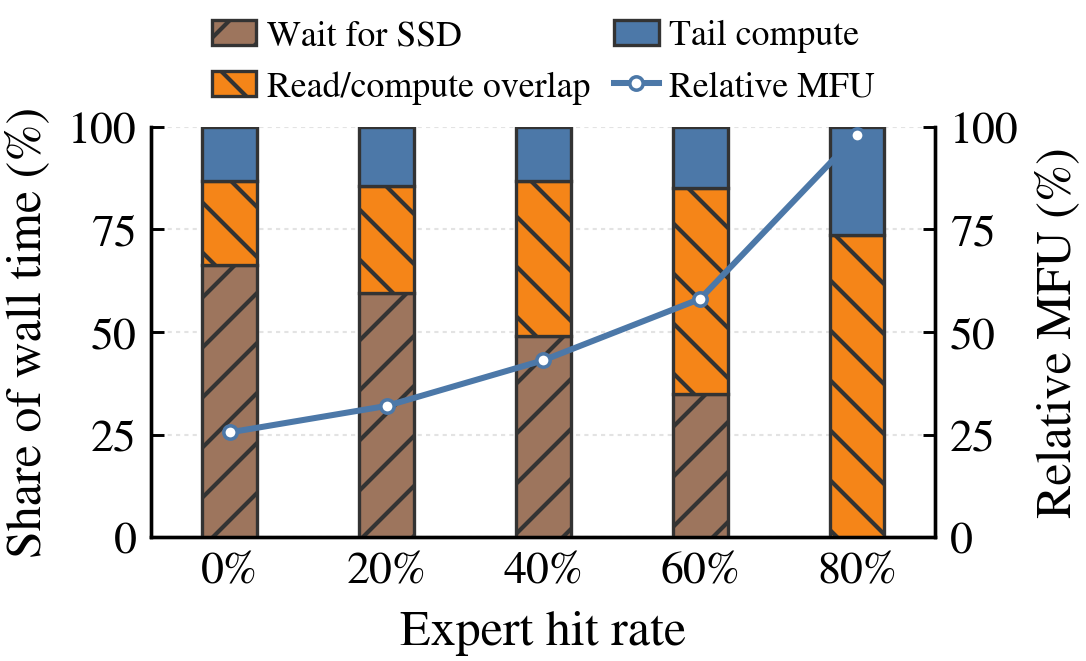

Recreate this plot in Python.
#!/usr/bin/env python3
from __future__ import annotations

import argparse
import csv
import json
import mmap
import os
import shutil
import statistics
import subprocess
import sys
import time
from concurrent.futures import ThreadPoolExecutor
from dataclasses import dataclass
from pathlib import Path
from queue import Queue
from threading import Event
from typing import Iterable

os.environ["CUDA_VISIBLE_DEVICES"] = ""

REPO_ROOT = Path(__file__).resolve().parents[3]
sys.path.insert(0, str(REPO_ROOT))

import torch
import torch.nn as nn
import torch.nn.functional as F

from subexp.pagedmoe_ktensor_lite_io import (
    TENSORS_PER_EXPERT,
    layer_bitplanes_path,
    layer_codebooks_path,
    load_manifest,
    load_qwen35_expert_weights,
)


DEFAULT_STORAGE_ROOT = Path("/mnt/test/qwen35_397b_runtime_full_rust_fixed")
DEFAULT_MODEL_ROOT = Path("/mnt/data/Qwen3.5-397B-A17B")
DEFAULT_PACK_ROOT = Path("/mnt/test/qwen35_397b_10expert_int_pack")


@dataclass
class DenseExpert:
    expert_id: int
    gate: torch.Tensor
    up: torch.Tensor
    down: torch.Tensor


@dataclass
class W8A16Expert:
    expert_id: int
    gate: nn.Linear
    up: nn.Linear
    down: nn.Linear


@dataclass
class ReadResult:
    expert_id: int
    start_ns: int
    end_ns: int
    codebook_start_ns: int
    codebook_end_ns: int
    bitplane_start_ns: int
    bitplane_end_ns: int
    bytes_read: int


@dataclass
class CompactReadResult:
    expert_ids: tuple[int, ...]
    start_ns: int
    end_ns: int
    bytes_read: int
    offset: int
    length: int


def ns() -> int:
    return time.perf_counter_ns()


def ms(delta_ns: int) -> float:
    return delta_ns / 1_000_000.0


def median(values: list[float]) -> float:
    return statistics.median(values) if values else 0.0


def cpulist_to_set(text: str) -> set[int]:
    cpus: set[int] = set()
    for part in text.strip().split(","):
        if not part:
            continue
        if "-" in part:
            lo, hi = part.split("-", 1)
            cpus.update(range(int(lo), int(hi) + 1))
        else:
            cpus.add(int(part))
    return cpus


def bind_numa_node(node: int | None) -> int | None:
    if node is None:
        return None
    cpulist = Path(f"/sys/devices/system/node/node{node}/cpulist")
    if not cpulist.exists():
        raise SystemExit(f"NUMA node {node} does not exist: {cpulist}")
    cpus = cpulist_to_set(cpulist.read_text())
    os.sched_setaffinity(0, cpus)
    return len(cpus)


def drop_fd_cache(fd: int, offset: int, length: int) -> None:
    if not hasattr(os, "posix_fadvise") or not hasattr(os, "POSIX_FADV_DONTNEED"):
        return
    try:
        os.posix_fadvise(fd, offset, length, os.POSIX_FADV_DONTNEED)
    except OSError:
        pass


def merge_intervals(intervals: Iterable[tuple[int, int]]) -> list[tuple[int, int]]:
    ordered = sorted((s, e) for s, e in intervals if e > s)
    if not ordered:
        return []
    merged = [ordered[0]]
    for start, end in ordered[1:]:
        last_start, last_end = merged[-1]
        if start <= last_end:
            merged[-1] = (last_start, max(last_end, end))
        else:
            merged.append((start, end))
    return merged


def interval_duration(intervals: Iterable[tuple[int, int]]) -> int:
    return sum(e - s for s, e in merge_intervals(intervals))


def interval_overlap(a: Iterable[tuple[int, int]], b: Iterable[tuple[int, int]]) -> int:
    aa = merge_intervals(a)
    bb = merge_intervals(b)
    i = j = total = 0
    while i < len(aa) and j < len(bb):
        start = max(aa[i][0], bb[j][0])
        end = min(aa[i][1], bb[j][1])
        if end > start:
            total += end - start
        if aa[i][1] < bb[j][1]:
            i += 1
        else:
            j += 1
    return total


class Int4RuntimeReader:
    def __init__(self, storage_root: Path, layer_index: int, precision_bits: int):
        self.storage_root = storage_root
        self.layer_index = layer_index
        self.manifest = load_manifest(storage_root)
        if self.manifest.bitplane_shard_count != 1:
            raise SystemExit("this benchmark currently expects unsharded bitplanes")
        if precision_bits < 1 or precision_bits > self.manifest.max_logk:
            raise SystemExit(f"invalid precision_bits={precision_bits}")
        self.precision_bits = precision_bits
        self.codebook_path = layer_codebooks_path(storage_root, layer_index)
        self.bitplane_path = layer_bitplanes_path(storage_root, self.manifest, layer_index, 0)
        self.codebook_fd = os.open(self.codebook_path, os.O_RDONLY)
        self.bitplane_fd = os.open(self.bitplane_path, os.O_RDONLY)
        self.codebook_per_expert = (
            TENSORS_PER_EXPERT * self.manifest.num_blocks * self.manifest.codebook_bytes
        )
        self.bitplane_per_expert_plane = (
            TENSORS_PER_EXPERT * self.manifest.num_blocks * self.manifest.bitplane_bytes
        )
        self.bytes_per_expert = (
            self.codebook_per_expert
            + self.precision_bits * self.bitplane_per_expert_plane
        )

    def close(self) -> None:
        os.close(self.codebook_fd)
        os.close(self.bitplane_fd)

    def __enter__(self) -> "Int4RuntimeReader":
        return self

    def __exit__(self, *_: object) -> None:
        self.close()

    def read_expert_bytes(
        self,
        expert_id: int,
        drop_cache: bool,
    ) -> tuple[bytes, bytes, tuple[int, int, int, int, int, int]]:
        codebook_offset = expert_id * self.codebook_per_expert
        bitplane_offset = expert_id * self.manifest.max_logk * self.bitplane_per_expert_plane
        bitplane_len = self.precision_bits * self.bitplane_per_expert_plane

        if drop_cache:
            drop_fd_cache(self.codebook_fd, codebook_offset, self.codebook_per_expert)
            drop_fd_cache(self.bitplane_fd, bitplane_offset, bitplane_len)

        start = ns()
        codebook_start = ns()
        codebooks = os.pread(self.codebook_fd, self.codebook_per_expert, codebook_offset)
        codebook_end = ns()
        if len(codebooks) != self.codebook_per_expert:
            raise OSError(f"short codebook read: {len(codebooks)} bytes")

        bitplane_start = ns()
        bitplanes = os.pread(self.bitplane_fd, bitplane_len, bitplane_offset)
        bitplane_end = ns()
        if len(bitplanes) != bitplane_len:
            raise OSError(f"short bitplane read: {len(bitplanes)} bytes")
        end = ns()
        return codebooks, bitplanes, (start, codebook_start, codebook_end, bitplane_start, bitplane_end, end)

    def read_expert(self, expert_id: int, drop_cache: bool) -> ReadResult:
        codebooks, bitplanes, times = self.read_expert_bytes(expert_id, drop_cache)
        start, codebook_start, codebook_end, bitplane_start, bitplane_end, end = times
        return ReadResult(
            expert_id=expert_id,
            start_ns=start,
            end_ns=end,
            codebook_start_ns=codebook_start,
            codebook_end_ns=codebook_end,
            bitplane_start_ns=bitplane_start,
            bitplane_end_ns=bitplane_end,
            bytes_read=len(codebooks) + len(bitplanes),
        )


def expert_id_span_label(expert_ids: list[int]) -> str:
    if expert_ids == list(range(expert_ids[0], expert_ids[-1] + 1)):
        return f"{expert_ids[0]:03d}_{expert_ids[-1]:03d}"
    return "selected_" + "_".join(f"{value:03d}" for value in expert_ids)


def default_pack_file(layer_index: int, expert_ids: list[int], precision_bits: int) -> Path:
    name = (
        f"qwen35_397b_layer_{layer_index:03d}_experts_"
        f"{expert_id_span_label(expert_ids)}_int{precision_bits}.bin"
    )
    return DEFAULT_PACK_ROOT / name


def default_w8a16_pack_file(layer_index: int, expert_ids: list[int]) -> Path:
    name = (
        f"qwen35_397b_layer_{layer_index:03d}_experts_"
        f"{expert_id_span_label(expert_ids)}_w8a16.bin"
    )
    return DEFAULT_PACK_ROOT / name


def default_bf16_pack_file(layer_index: int, expert_ids: list[int]) -> Path:
    name = (
        f"qwen35_397b_layer_{layer_index:03d}_experts_"
        f"{expert_id_span_label(expert_ids)}_bf16.bin"
    )
    return DEFAULT_PACK_ROOT / name


def compact_ranges(indexes: list[int], per_expert_bytes: int) -> list[tuple[int, int]]:
    if not indexes:
        return []
    ordered = sorted(indexes)
    ranges: list[tuple[int, int]] = []
    start = prev = ordered[0]
    for index in ordered[1:]:
        if index == prev + 1:
            prev = index
            continue
        ranges.append((start * per_expert_bytes, (prev - start + 1) * per_expert_bytes))
        start = prev = index
    ranges.append((start * per_expert_bytes, (prev - start + 1) * per_expert_bytes))
    return ranges


def align_up(value: int, alignment: int) -> int:
    return ((value + alignment - 1) // alignment) * alignment


def ensure_compact_pack(
    source_reader: Int4RuntimeReader,
    pack_file: Path,
    layer_index: int,
    expert_ids: list[int],
    repack: bool,
) -> Path:
    metadata_file = pack_file.with_suffix(pack_file.suffix + ".json")
    expected = {
        "format": f"qwen35_397b_compact_expert_int{source_reader.precision_bits}_v1",
        "source_storage_root": str(source_reader.storage_root),
        "layer_index": layer_index,
        "expert_ids": expert_ids,
        "precision_bits": source_reader.precision_bits,
        "bytes_per_expert": source_reader.bytes_per_expert,
        "codebook_per_expert": source_reader.codebook_per_expert,
        "bitplane_per_expert_plane": source_reader.bitplane_per_expert_plane,
        "total_bytes": source_reader.bytes_per_expert * len(expert_ids),
    }
    if not repack and pack_file.exists() and metadata_file.exists():
        try:
            actual = json.loads(metadata_file.read_text())
        except json.JSONDecodeError:
            actual = {}
        if (
            actual == expected
            and pack_file.stat().st_size == expected["total_bytes"]
        ):
            return pack_file

    pack_file.parent.mkdir(parents=True, exist_ok=True)
    tmp = pack_file.with_suffix(pack_file.suffix + ".tmp")
    with tmp.open("wb", buffering=0) as f:
        for expert_id in expert_ids:
            codebooks, bitplanes, _ = source_reader.read_expert_bytes(
                expert_id,
                drop_cache=False,
            )
            f.write(codebooks)
            f.write(bitplanes)
    os.replace(tmp, pack_file)
    metadata_file.write_text(json.dumps(expected, indent=2) + "\n")
    return pack_file


def tensor_payload_bytes(tensor: torch.Tensor) -> bytes:
    payload = tensor.detach().cpu().contiguous()
    if payload.dtype == torch.bfloat16:
        return payload.view(torch.uint8).numpy().tobytes()
    return payload.numpy().tobytes()


def bf16_tensor_payload_bytes(tensor: torch.Tensor) -> int:
    if tensor.dtype != torch.bfloat16:
        raise SystemExit(f"expected BF16 tensor payload, got {tensor.dtype}")
    return tensor.numel() * tensor.element_size()


def bf16_expert_payload_bytes(expert: DenseExpert) -> int:
    return (
        bf16_tensor_payload_bytes(expert.gate)
        + bf16_tensor_payload_bytes(expert.up)
        + bf16_tensor_payload_bytes(expert.down)
    )


def write_bf16_tensor_payload(f, tensor: torch.Tensor) -> None:
    if tensor.dtype != torch.bfloat16:
        raise SystemExit(f"expected BF16 tensor payload, got {tensor.dtype}")
    f.write(tensor_payload_bytes(tensor))


def bf16_tensor_payload_metadata(tensor: torch.Tensor) -> dict[str, object]:
    if tensor.dtype != torch.bfloat16:
        raise SystemExit(f"expected BF16 tensor payload, got {tensor.dtype}")
    return {
        "shape": list(tensor.shape),
        "dtype": str(tensor.dtype),
        "bytes": tensor.numel() * tensor.element_size(),
    }


def ensure_bf16_pack(
    pack_file: Path,
    layer_index: int,
    expert_ids: list[int],
    experts: dict[int, DenseExpert],
    repack: bool,
) -> tuple[Path, int]:
    metadata_file = pack_file.with_suffix(pack_file.suffix + ".json")
    payload_bytes_per_expert = bf16_expert_payload_bytes(experts[expert_ids[0]])
    bytes_per_expert = align_up(
        payload_bytes_per_expert,
        CompactPackReader.direct_io_alignment,
    )
    padding_bytes_per_expert = bytes_per_expert - payload_bytes_per_expert
    sample = experts[expert_ids[0]]
    tensor_layout = {
        "gate": bf16_tensor_payload_metadata(sample.gate),
        "up": bf16_tensor_payload_metadata(sample.up),
        "down": bf16_tensor_payload_metadata(sample.down),
    }
    expected = {
        "format": "qwen35_397b_compact_expert_bf16_raw_v1",
        "layer_index": layer_index,
        "expert_ids": expert_ids,
        "weight_dtype": "bfloat16",
        "activation_dtype": "bfloat16",
        "bytes_per_expert": bytes_per_expert,
        "payload_bytes_per_expert": payload_bytes_per_expert,
        "padding_bytes_per_expert": padding_bytes_per_expert,
        "tensor_layout": tensor_layout,
        "total_bytes": bytes_per_expert * len(expert_ids),
    }
    if not repack and pack_file.exists() and metadata_file.exists():
        try:
            actual = json.loads(metadata_file.read_text())
        except json.JSONDecodeError:
            actual = {}
        if actual == expected and pack_file.stat().st_size == expected["total_bytes"]:
            return pack_file, bytes_per_expert

    pack_file.parent.mkdir(parents=True, exist_ok=True)
    tmp = pack_file.with_suffix(pack_file.suffix + ".tmp")
    with tmp.open("wb", buffering=0) as f:
        for expert_id in expert_ids:
            expert = experts[expert_id]
            start = f.tell()
            write_bf16_tensor_payload(f, expert.gate)
            write_bf16_tensor_payload(f, expert.up)
            write_bf16_tensor_payload(f, expert.down)
            written = f.tell() - start
            if written != payload_bytes_per_expert:
                raise SystemExit(
                    f"expert {expert_id} BF16 payload changed size: "
                    f"{written} != {payload_bytes_per_expert}"
                )
            if padding_bytes_per_expert:
                f.write(b"\0" * padding_bytes_per_expert)
    os.replace(tmp, pack_file)
    metadata_file.write_text(json.dumps(expected, indent=2) + "\n")
    return pack_file, bytes_per_expert


def w8a16_linear_payload_tensors(linear: nn.Linear) -> tuple[torch.Tensor, torch.Tensor, torch.Tensor]:
    weight = linear.weight
    tensor_impl = getattr(weight, "tensor_impl", None)
    if tensor_impl is None:
        raise SystemExit("expected torchao AffineQuantizedTensor weight with tensor_impl")
    data = getattr(tensor_impl, "data", None)
    scale = getattr(tensor_impl, "scale", None)
    zero_point = getattr(tensor_impl, "zero_point", None)
    if data is None or scale is None or zero_point is None:
        raise SystemExit("torchao W8A16 weight is missing data/scale/zero_point tensors")
    data = getattr(data, "int_data", data)
    if data.dtype != torch.int8:
        raise SystemExit(f"expected int8 weight payload, got {data.dtype}")
    return data, scale, zero_point


def w8a16_linear_payload_bytes(linear: nn.Linear) -> int:
    return sum(t.numel() * t.element_size() for t in w8a16_linear_payload_tensors(linear))


def w8a16_expert_payload_bytes(expert: W8A16Expert) -> int:
    return (
        w8a16_linear_payload_bytes(expert.gate)
        + w8a16_linear_payload_bytes(expert.up)
        + w8a16_linear_payload_bytes(expert.down)
    )


def write_w8a16_linear_payload(f, linear: nn.Linear) -> dict[str, object]:
    data, scale, zero_point = w8a16_linear_payload_tensors(linear)
    f.write(tensor_payload_bytes(data))
    f.write(tensor_payload_bytes(scale))
    f.write(tensor_payload_bytes(zero_point))
    return {
        "data_shape": list(data.shape),
        "data_dtype": str(data.dtype),
        "scale_shape": list(scale.shape),
        "scale_dtype": str(scale.dtype),
        "zero_point_shape": list(zero_point.shape),
        "zero_point_dtype": str(zero_point.dtype),
        "bytes": data.numel() * data.element_size()
        + scale.numel() * scale.element_size()
        + zero_point.numel() * zero_point.element_size(),
    }


def ensure_w8a16_pack(
    pack_file: Path,
    layer_index: int,
    expert_ids: list[int],
    experts: dict[int, W8A16Expert],
    repack: bool,
) -> tuple[Path, int]:
    metadata_file = pack_file.with_suffix(pack_file.suffix + ".json")
    payload_bytes_per_expert = w8a16_expert_payload_bytes(experts[expert_ids[0]])
    bytes_per_expert = align_up(
        payload_bytes_per_expert,
        CompactPackReader.direct_io_alignment,
    )
    padding_bytes_per_expert = bytes_per_expert - payload_bytes_per_expert
    linear_layout = {
        "gate": write_w8a16_linear_payload_metadata(experts[expert_ids[0]].gate),
        "up": write_w8a16_linear_payload_metadata(experts[expert_ids[0]].up),
        "down": write_w8a16_linear_payload_metadata(experts[expert_ids[0]].down),
    }
    expected = {
        "format": "qwen35_397b_compact_expert_w8a16_torchao_v1",
        "layer_index": layer_index,
        "expert_ids": expert_ids,
        "weight_dtype": "int8",
        "activation_dtype": "bfloat16",
        "torchao_config": "Int8WeightOnlyConfig",
        "bytes_per_expert": bytes_per_expert,
        "payload_bytes_per_expert": payload_bytes_per_expert,
        "padding_bytes_per_expert": padding_bytes_per_expert,
        "linear_layout": linear_layout,
        "total_bytes": bytes_per_expert * len(expert_ids),
    }
    if not repack and pack_file.exists() and metadata_file.exists():
        try:
            actual = json.loads(metadata_file.read_text())
        except json.JSONDecodeError:
            actual = {}
        if actual == expected and pack_file.stat().st_size == expected["total_bytes"]:
            return pack_file, bytes_per_expert

    pack_file.parent.mkdir(parents=True, exist_ok=True)
    tmp = pack_file.with_suffix(pack_file.suffix + ".tmp")
    with tmp.open("wb", buffering=0) as f:
        for expert_id in expert_ids:
            expert = experts[expert_id]
            start = f.tell()
            for linear in (expert.gate, expert.up, expert.down):
                write_w8a16_linear_payload(f, linear)
            written = f.tell() - start
            if written != payload_bytes_per_expert:
                raise SystemExit(
                    f"expert {expert_id} W8A16 payload changed size: "
                    f"{written} != {payload_bytes_per_expert}"
                )
            if padding_bytes_per_expert:
                f.write(b"\0" * padding_bytes_per_expert)
    os.replace(tmp, pack_file)
    metadata_file.write_text(json.dumps(expected, indent=2) + "\n")
    return pack_file, bytes_per_expert


def write_w8a16_linear_payload_metadata(linear: nn.Linear) -> dict[str, object]:
    data, scale, zero_point = w8a16_linear_payload_tensors(linear)
    return {
        "data_shape": list(data.shape),
        "data_dtype": str(data.dtype),
        "data_bytes": data.numel() * data.element_size(),
        "scale_shape": list(scale.shape),
        "scale_dtype": str(scale.dtype),
        "scale_bytes": scale.numel() * scale.element_size(),
        "zero_point_shape": list(zero_point.shape),
        "zero_point_dtype": str(zero_point.dtype),
        "zero_point_bytes": zero_point.numel() * zero_point.element_size(),
    }


class CompactPackReader:
    direct_io_alignment = 4096

    def __init__(self, pack_file: Path, expert_ids: list[int], bytes_per_expert: int):
        if not hasattr(os, "O_DIRECT"):
            raise SystemExit("O_DIRECT is required for this benchmark, but os.O_DIRECT is unavailable")
        if not hasattr(os, "preadv"):
            raise SystemExit("os.preadv is required for O_DIRECT reads")
        if bytes_per_expert % self.direct_io_alignment != 0:
            raise SystemExit(
                f"bytes_per_expert={bytes_per_expert} is not {self.direct_io_alignment}-byte aligned"
            )
        self.pack_file = pack_file
        self.expert_ids = tuple(expert_ids)
        self.index_by_expert = {expert_id: index for index, expert_id in enumerate(expert_ids)}
        self.bytes_per_expert = bytes_per_expert
        self.buffer_size = len(expert_ids) * bytes_per_expert
        if pack_file.stat().st_size % self.direct_io_alignment != 0:
            raise SystemExit(
                f"pack_file size={pack_file.stat().st_size} is not {self.direct_io_alignment}-byte aligned"
            )
        try:
            self.fd = os.open(pack_file, os.O_RDONLY | os.O_DIRECT)
        except OSError as exc:
            raise SystemExit(f"failed to open {pack_file} with O_DIRECT: {exc}") from exc
        self.direct_io = True
        self.buffer = mmap.mmap(-1, self.buffer_size)

    def close(self) -> None:
        self.buffer.close()
        os.close(self.fd)

    def __enter__(self) -> "CompactPackReader":
        return self

    def __exit__(self, *_: object) -> None:
        self.close()

    def read_experts(
        self,
        expert_ids: list[int],
        drop_cache: bool,
        start_event: Event | None = None,
        ready_event: Event | None = None,
    ) -> CompactReadResult:
        indexes = [self.index_by_expert[expert_id] for expert_id in expert_ids]
        ranges = compact_ranges(indexes, self.bytes_per_expert)
        if drop_cache and not self.direct_io:
            for offset, length in ranges:
                drop_fd_cache(self.fd, offset, length)

        if ready_event is not None:
            ready_event.set()
        if start_event is not None:
            start_event.wait()

        start = ns()
        bytes_read = 0
        first_offset = ranges[0][0] if ranges else 0
        total_length = 0
        buffer_pos = 0
        for offset, length in ranges:
            view = memoryview(self.buffer)[buffer_pos : buffer_pos + length]
            try:
                got = os.preadv(self.fd, [view], offset)
            finally:
                view.release()
            if got != length:
                raise OSError(f"short compact pack read: {got} bytes, expected {length}")
            bytes_read += got
            total_length += length
            buffer_pos += length
        end = ns()
        return CompactReadResult(
            expert_ids=tuple(expert_ids),
            start_ns=start,
            end_ns=end,
            bytes_read=bytes_read,
            offset=first_offset,
            length=total_length,
        )


def load_dense_experts(model_root: Path, layer_index: int, expert_ids: list[int]) -> dict[int, DenseExpert]:
    experts: dict[int, DenseExpert] = {}
    for expert_id in expert_ids:
        gate, up, down = load_qwen35_expert_weights(model_root, layer_index, expert_id)
        experts[expert_id] = DenseExpert(expert_id, gate.contiguous(), up.contiguous(), down.contiguous())
    return experts


def make_w8a16_linear(weight: torch.Tensor) -> nn.Linear:
    from torchao.quantization import Int8WeightOnlyConfig, quantize_

    linear = nn.Linear(
        weight.shape[1],
        weight.shape[0],
        bias=False,
        dtype=weight.dtype,
        device="cpu",
    ).eval()
    with torch.no_grad():
        linear.weight.copy_(weight.contiguous())
    quantize_(linear, Int8WeightOnlyConfig())
    data, _, _ = w8a16_linear_payload_tensors(linear)
    if data.dtype != torch.int8:
        raise SystemExit(f"torchao W8A16 quantization did not produce int8 data: {data.dtype}")
    return linear


def load_w8a16_experts(model_root: Path, layer_index: int, expert_ids: list[int]) -> dict[int, W8A16Expert]:
    experts: dict[int, W8A16Expert] = {}
    for expert_id in expert_ids:
        gate, up, down = load_qwen35_expert_weights(model_root, layer_index, expert_id)
        experts[expert_id] = W8A16Expert(
            expert_id=expert_id,
            gate=make_w8a16_linear(gate),
            up=make_w8a16_linear(up),
            down=make_w8a16_linear(down),
        )
        del gate, up, down
    return experts


def assert_cpu_experts(experts: dict[int, DenseExpert | W8A16Expert], x: torch.Tensor) -> None:
    if x.device.type != "cpu":
        raise SystemExit(f"input tensor is not on CPU: {x.device}")
    for expert_id, expert in experts.items():
        if isinstance(expert, DenseExpert):
            for name, tensor in (("gate", expert.gate), ("up", expert.up), ("down", expert.down)):
                if tensor.device.type != "cpu":
                    raise SystemExit(f"expert {expert_id} {name} is not on CPU: {tensor.device}")
        else:
            for name, linear in (("gate", expert.gate), ("up", expert.up), ("down", expert.down)):
                if linear.weight.device.type != "cpu":
                    raise SystemExit(f"expert {expert_id} {name} is not on CPU: {linear.weight.device}")
                data, _, _ = w8a16_linear_payload_tensors(linear)
                if data.dtype != torch.int8:
                    raise SystemExit(f"expert {expert_id} {name} is not backed by int8 weight data")


def compute_expert(expert: DenseExpert | W8A16Expert, x: torch.Tensor) -> torch.Tensor:
    if isinstance(expert, DenseExpert):
        gate = F.linear(x, expert.gate)
        up = F.linear(x, expert.up)
        return F.linear(F.silu(gate) * up, expert.down)
    gate = expert.gate(x)
    up = expert.up(x)
    return expert.down(F.silu(gate) * up)


def run_compute_only(
    experts: dict[int, DenseExpert | W8A16Expert],
    x: torch.Tensor,
    expert_ids: list[int],
    repeats: int,
    warmup: int,
) -> tuple[list[float], float]:
    checksum = 0.0
    samples: list[float] = []
    with torch.no_grad():
        for _ in range(warmup):
            for expert_id in expert_ids:
                checksum += float(compute_expert(experts[expert_id], x)[0, 0])
        for _ in range(repeats):
            start = ns()
            for expert_id in expert_ids:
                checksum += float(compute_expert(experts[expert_id], x)[0, 0])
            end = ns()
            samples.append(ms(end - start))
    return samples, checksum


def read_miss_sequence(
    reader: CompactPackReader,
    miss_ids: list[int],
    drop_cache: bool,
    output_queue: Queue[CompactReadResult | BaseException],
    start_event: Event,
    ready_event: Event,
) -> None:
    try:
        for index, expert_id in enumerate(miss_ids):
            result = reader.read_experts(
                [expert_id],
                drop_cache,
                start_event if index == 0 else None,
                ready_event if index == 0 else None,
            )
            output_queue.put(result)
    except BaseException as exc:
        ready_event.set()
        output_queue.put(exc)
        raise


def run_pipeline_once(
    reader: CompactPackReader,
    loader_pool: ThreadPoolExecutor,
    experts: dict[int, DenseExpert | W8A16Expert],
    hit_ids: list[int],
    miss_ids: list[int],
    x: torch.Tensor,
    drop_cache: bool,
) -> dict[str, float | int | str]:
    read_results: list[CompactReadResult] = []
    compute_intervals: list[tuple[int, int]] = []
    checksum = 0.0
    if miss_ids:
        start_event = Event()
        ready_event = Event()
        read_queue: Queue[CompactReadResult | BaseException] | None = Queue(maxsize=1)
        read_future = (
            loader_pool.submit(
                read_miss_sequence,
                reader,
                miss_ids,
                drop_cache,
                read_queue,
                start_event,
                ready_event,
            )
        )
        ready_event.wait()
        wall_start = ns()
        start_event.set()
    else:
        read_queue = None
        read_future = None
        wall_start = ns()

    with torch.no_grad():
        for expert_id in hit_ids:
            start = ns()
            checksum += float(compute_expert(experts[expert_id], x)[0, 0])
            end = ns()
            compute_intervals.append((start, end))

        if read_queue is not None:
            for expert_id in miss_ids:
                result = read_queue.get()
                if isinstance(result, BaseException):
                    if read_future is not None:
                        read_future.result()
                    raise result
                read_results.append(result)
                start = ns()
                checksum += float(compute_expert(experts[expert_id], x)[0, 0])
                end = ns()
                compute_intervals.append((start, end))
            if read_future is not None:
                read_future.result()
    wall_end = ns()

    read_intervals = [(r.start_ns, r.end_ns) for r in read_results]
    compute_union_ns = interval_duration(compute_intervals)
    read_union_ns = interval_duration(read_intervals)
    read_overlap_ns = interval_overlap(read_intervals, compute_intervals)
    exposed_read_ns = max(0, read_union_ns - read_overlap_ns)
    if read_results:
        read_offset = min(r.offset for r in read_results)
        read_length = max(r.offset + r.length for r in read_results) - read_offset
    else:
        read_offset = 0
        read_length = 0

    return {
        "wall_ms": ms(wall_end - wall_start),
        "compute_sum_ms": ms(sum(e - s for s, e in compute_intervals)),
        "compute_union_ms": ms(compute_union_ns),
        "read_sum_ms": ms(sum(r.end_ns - r.start_ns for r in read_results)),
        "read_union_ms": ms(read_union_ns),
        "read_exposed_ms": ms(exposed_read_ns),
        "read_overlap_ms": ms(read_overlap_ns),
        "bytes_read": sum(r.bytes_read for r in read_results),
        "read_offset": read_offset,
        "read_length": read_length,
        "read_ops": len(read_results),
        "checksum": checksum,
    }


def pct(value: float, baseline: float) -> float:
    return 100.0 * value / baseline if baseline > 0 else 0.0


def write_csv(path: Path, rows: list[dict[str, object]]) -> None:
    if not rows:
        return
    with path.open("w", newline="") as f:
        writer = csv.DictWriter(f, fieldnames=list(rows[0].keys()))
        writer.writeheader()
        writer.writerows(rows)


def write_svg_plot(path: Path, rows: list[dict[str, object]]) -> None:
    labels = [str(int(r["hit_experts"])) for r in rows]
    read_exposed = [float(r["read_exposed_pct_of_compute"]) for r in rows]
    read_sum = [float(r["read_sum_pct_of_compute"]) for r in rows]
    wall = [float(r["wall_pct_of_compute"]) for r in rows]
    rel_throughput = [
        float(
            r.get(
                "relative_expert_throughput_pct",
                r.get("relative_expert_compute_util_pct", r["relative_mfu_pct"]),
            )
        )
        for r in rows
    ]
    ymax = max([100.0, *read_exposed, *read_sum, *wall, *rel_throughput]) * 1.12
    width, height = 760, 460
    left, right, top, bottom = 70, 24, 28, 64
    plot_w = width - left - right
    plot_h = height - top - bottom
    group_w = plot_w / max(1, len(labels))
    bar_w = min(36.0, group_w / 4.5)

    def y(value: float) -> float:
        return top + plot_h - (value / ymax) * plot_h

    parts = [
        '<svg xmlns="http://www.w3.org/2000/svg" width="760" height="460" viewBox="0 0 760 460">',
        '<rect width="760" height="460" fill="white"/>',
        '<style>text{font-family:Arial,sans-serif;font-size:13px;fill:#222}.small{font-size:12px}.axis{stroke:#333;stroke-width:1}.grid{stroke:#D8DEE9;stroke-width:1}</style>',
    ]
    for tick in range(0, int(ymax) + 1, 100):
        yy = y(float(tick))
        parts.append(f'<line class="grid" x1="{left}" y1="{yy:.1f}" x2="{width-right}" y2="{yy:.1f}"/>')
        parts.append(f'<text class="small" x="{left-10}" y="{yy+4:.1f}" text-anchor="end">{tick}</text>')
    parts.append(f'<line class="axis" x1="{left}" y1="{top}" x2="{left}" y2="{height-bottom}"/>')
    parts.append(f'<line class="axis" x1="{left}" y1="{height-bottom}" x2="{width-right}" y2="{height-bottom}"/>')

    colors = {"wall": "#4C78A8", "read": "#54A24B", "exposed": "#F58518", "throughput": "#111111"}
    points: list[tuple[float, float]] = []
    for i, label in enumerate(labels):
        cx = left + group_w * (i + 0.5)
        for offset, value, color in [
            (-bar_w, wall[i], colors["wall"]),
            (0.0, read_sum[i], colors["read"]),
            (bar_w, read_exposed[i], colors["exposed"]),
        ]:
            x0 = cx + offset - bar_w / 2
            yy = y(value)
            parts.append(
                f'<rect x="{x0:.1f}" y="{yy:.1f}" width="{bar_w:.1f}" height="{height-bottom-yy:.1f}" fill="{color}"/>'
            )
        points.append((cx, y(rel_throughput[i])))
        parts.append(f'<text x="{cx:.1f}" y="{height-bottom+24}" text-anchor="middle">{label}</text>')
    polyline = " ".join(f"{px:.1f},{py:.1f}" for px, py in points)
    parts.append(f'<polyline points="{polyline}" fill="none" stroke="{colors["throughput"]}" stroke-width="2"/>')
    for px, py in points:
        parts.append(f'<circle cx="{px:.1f}" cy="{py:.1f}" r="4" fill="{colors["throughput"]}"/>')

    parts.append(f'<text x="{left + plot_w / 2:.1f}" y="{height-18}" text-anchor="middle">hit experts out of 10</text>')
    parts.append(
        f'<text x="18" y="{top + plot_h / 2:.1f}" transform="rotate(-90 18 {top + plot_h / 2:.1f})" text-anchor="middle">time / compute-only time (%)</text>'
    )
    legend = [
        ("wall", colors["wall"]),
        ("read total", colors["read"]),
        ("exposed read", colors["exposed"]),
        ("Relative expert throughput", colors["throughput"]),
    ]
    lx, ly = left + 12, top + 10
    for i, (name, color) in enumerate(legend):
        yy = ly + i * 20
        if name == "Relative expert throughput":
            parts.append(f'<line x1="{lx}" y1="{yy}" x2="{lx+22}" y2="{yy}" stroke="{color}" stroke-width="2"/>')
            parts.append(f'<circle cx="{lx+11}" cy="{yy}" r="3" fill="{color}"/>')
        else:
            parts.append(f'<rect x="{lx}" y="{yy-8}" width="16" height="12" fill="{color}"/>')
        parts.append(f'<text class="small" x="{lx+28}" y="{yy+4}">{name}</text>')
    parts.append("</svg>")
    path.write_text("\n".join(parts) + "\n")


def maybe_plot(path: Path, rows: list[dict[str, object]]) -> str:
    try:
        import matplotlib.pyplot as plt
    except Exception as exc:
        svg_path = path.with_suffix(".svg")
        write_svg_plot(svg_path, rows)
        convert = shutil.which("convert")
        if convert:
            subprocess.run([convert, str(svg_path), str(path)], check=True)
            return f"{path} and {svg_path} (svg fallback: {exc})"
        return f"{svg_path} (svg fallback: {exc})"

    x = [int(r["hit_experts"]) for r in rows]
    fig, ax1 = plt.subplots(figsize=(7.2, 4.2))
    ax1.bar(x, [float(r["read_exposed_pct_of_compute"]) for r in rows], label="exposed read")
    ax1.plot(x, [float(r["wall_pct_of_compute"]) for r in rows], marker="o", label="wall")
    ax2 = ax1.twinx()
    ax2.plot(
        x,
        [
            float(
                r.get(
                    "relative_expert_throughput_pct",
                    r.get("relative_expert_compute_util_pct", r["relative_mfu_pct"]),
                )
            )
            for r in rows
        ],
        marker="s",
        color="black",
        label="Relative expert throughput",
    )
    ax1.set_xlabel("hit experts out of 10")
    ax1.set_ylabel("time / compute-only time (%)")
    ax2.set_ylabel("Rel. expert throughput (%)")
    ax1.grid(axis="y", alpha=0.25)
    lines1, labels1 = ax1.get_legend_handles_labels()
    lines2, labels2 = ax2.get_legend_handles_labels()
    ax1.legend(lines1 + lines2, labels1 + labels2, loc="best")
    fig.tight_layout()
    fig.savefig(path, dpi=200)
    plt.close(fig)
    return str(path)


def run_styled_plot_script(summary_csv: Path, output_stem: Path) -> str | None:
    plot_script = Path(__file__).with_name("plot_qwen35_397b_int4_pipeline_read_compute.py")
    if not plot_script.exists():
        return None

    candidates: list[str] = []
    env_python = os.environ.get("PAGEDMOE_PLOT_PYTHON")
    if env_python:
        candidates.append(env_python)
    python_on_path = shutil.which("python")
    if python_on_path:
        candidates.append(python_on_path)
    candidates.append(sys.executable)

    seen: set[str] = set()
    for python in candidates:
        if python in seen:
            continue
        seen.add(python)
        try:
            subprocess.run(
                [
                    python,
                    str(plot_script),
                    "--summary-csv",
                    str(summary_csv),
                    "--output-stem",
                    str(output_stem),
                ],
                check=True,
            )
            return (
                f"{output_stem.with_suffix('.pdf')}, "
                f"{output_stem.with_suffix('.png')}, "
                f"{output_stem.with_suffix('.svg')}"
            )
        except Exception:
            continue
    return None


def parse_args() -> argparse.Namespace:
    parser = argparse.ArgumentParser(
        description="Qwen3.5-397B low-bit SSD read plus pure CPU PyTorch expert compute benchmark."
    )
    parser.add_argument("--storage-root", type=Path, default=DEFAULT_STORAGE_ROOT)
    parser.add_argument("--model-root", type=Path, default=DEFAULT_MODEL_ROOT)
    parser.add_argument("--pack-file", type=Path, default=None)
    parser.add_argument("--repack", action="store_true")
    parser.add_argument("--output-dir", type=Path, default=Path(__file__).parent)
    parser.add_argument("--layer-index", type=int, default=43)
    parser.add_argument("--expert-ids", type=int, nargs="+", default=list(range(10)))
    parser.add_argument("--hit-experts", type=int, nargs="+", default=[0, 2, 4, 6, 8])
    parser.add_argument("--precision-bits", type=int, default=8)
    parser.add_argument(
        "--compute-backend",
        choices=["bf16", "torchao-w8a16"],
        default="torchao-w8a16",
    )
    parser.add_argument("--tokens", type=int, default=1)
    parser.add_argument("--repeats", type=int, default=10)
    parser.add_argument("--baseline-repeats", type=int, default=10)
    parser.add_argument("--warmup", type=int, default=2)
    parser.add_argument("--loader-workers", type=int, default=1)
    parser.add_argument("--torch-threads", type=int, default=16)
    parser.add_argument("--numa-node", type=int, default=1)
    parser.add_argument("--no-drop-cache", action="store_true")
    parser.add_argument("--seed", type=int, default=1234)
    return parser.parse_args()


def main() -> int:
    args = parse_args()
    if len(args.expert_ids) != 10:
        raise SystemExit("--expert-ids must contain exactly 10 experts")
    if args.loader_workers < 1:
        raise SystemExit("--loader-workers must be >= 1")
    bound_cpus = bind_numa_node(args.numa_node)
    torch.set_num_threads(args.torch_threads)
    torch.set_num_interop_threads(1)
    torch.manual_seed(args.seed)
    args.output_dir.mkdir(parents=True, exist_ok=True)

    manifest = load_manifest(args.storage_root)
    pack_format: str
    if args.compute_backend == "torchao-w8a16":
        pack_file = args.pack_file or default_w8a16_pack_file(args.layer_index, args.expert_ids)
        print("loading 10 real Qwen3.5-397B experts and quantizing to torchao W8A16...")
        experts = load_w8a16_experts(args.model_root, args.layer_index, args.expert_ids)
        print("ensuring contiguous 10-expert W8A16 int8-weight pack...")
        pack_file, bytes_per_expert = ensure_w8a16_pack(
            pack_file=pack_file,
            layer_index=args.layer_index,
            expert_ids=args.expert_ids,
            experts=experts,
            repack=args.repack,
        )
        pack_format = "torchao_w8a16_int8_weight_payload"
        prefix = "qwen35_397b_w8a16_pipeline_read_compute"
        bytes_label = f"w8a16_bytes_per_expert={bytes_per_expert}"
    else:
        print("loading 10 real Qwen3.5-397B BF16 experts for pure CPU PyTorch compute...")
        experts = load_dense_experts(args.model_root, args.layer_index, args.expert_ids)
        pack_file = args.pack_file or default_bf16_pack_file(args.layer_index, args.expert_ids)
        print("ensuring contiguous 10-expert BF16 raw-weight pack...")
        pack_file, bytes_per_expert = ensure_bf16_pack(
            pack_file=pack_file,
            layer_index=args.layer_index,
            expert_ids=args.expert_ids,
            experts=experts,
            repack=args.repack,
        )
        pack_format = "bf16_raw_weight_payload"
        prefix = "qwen35_397b_bf16_pipeline_read_compute"
        bytes_label = f"bf16_bytes_per_expert={bytes_per_expert}"

    print(f"python={sys.executable}")
    print(f"torch={torch.__version__}")
    print(f"compute_backend={args.compute_backend}")
    print(f"cuda_visible_devices={os.environ.get('CUDA_VISIBLE_DEVICES', '')!r}")
    print(f"torch_cuda_available={torch.cuda.is_available()}")
    print(f"storage_root={args.storage_root}")
    print(f"compact_pack_file={pack_file}")
    print(f"compact_pack_format={pack_format}")
    print(f"compact_pack_bytes={pack_file.stat().st_size}")
    print("compact_pack_direct_io=True")
    print(f"model_root={args.model_root}")
    print(
        "shape="
        f"hidden:{manifest.hidden_size} intermediate:{manifest.intermediate_size} "
        f"experts_per_layer:{manifest.experts_per_layer} blocks:{manifest.num_blocks}"
    )
    print(bytes_label)
    print(f"layer_index={args.layer_index} expert_ids={args.expert_ids}")
    print(f"numa_node={args.numa_node} affinity_cpus={bound_cpus}")
    print(f"torch_threads={torch.get_num_threads()} loader_workers={args.loader_workers}")

    x = torch.randn(args.tokens, manifest.hidden_size, dtype=torch.bfloat16)
    assert_cpu_experts(experts, x)

    print("running compute-only baseline...")
    baseline_samples, checksum = run_compute_only(
        experts, x, args.expert_ids, args.baseline_repeats, args.warmup
    )
    baseline_compute_ms = median(baseline_samples)

    detail_rows: list[dict[str, object]] = []
    summary_rows: list[dict[str, object]] = []
    print(f"compute-only median for 10 experts = {baseline_compute_ms:.3f} ms (100%)")
    print("hit miss wall% compute% read% exposed_read% overlap% rel_throughput%")

    with CompactPackReader(
        pack_file,
        args.expert_ids,
        bytes_per_expert,
    ) as compact_reader, ThreadPoolExecutor(max_workers=args.loader_workers) as loader_pool:
        for future in [loader_pool.submit(lambda: None) for _ in range(args.loader_workers)]:
            future.result()
        for hit_count in args.hit_experts:
            hit_ids = args.expert_ids[:hit_count]
            miss_ids = args.expert_ids[hit_count:]
            per_repeat: list[dict[str, float | int | str]] = []
            for repeat in range(args.repeats):
                row = run_pipeline_once(
                    reader=compact_reader,
                    experts=experts,
                    hit_ids=hit_ids,
                    miss_ids=miss_ids,
                    x=x,
                    loader_pool=loader_pool,
                    drop_cache=not args.no_drop_cache,
                )
                row["hit_experts"] = hit_count
                row["miss_experts"] = len(miss_ids)
                row["repeat"] = repeat
                row["hit_ids"] = " ".join(str(v) for v in hit_ids)
                row["miss_ids"] = " ".join(str(v) for v in miss_ids)
                per_repeat.append(row)
                detail_rows.append(row)
                checksum += float(row["checksum"])

            def med(key: str) -> float:
                return median([float(r[key]) for r in per_repeat])

            summary = {
                "hit_experts": hit_count,
                "miss_experts": len(miss_ids),
                "compute_only_ms": baseline_compute_ms,
                "wall_ms": med("wall_ms"),
                "compute_sum_ms": med("compute_sum_ms"),
                "read_sum_ms": med("read_sum_ms"),
                "read_union_ms": med("read_union_ms"),
                "read_exposed_ms": med("read_exposed_ms"),
                "read_overlap_ms": med("read_overlap_ms"),
                "read_offset": int(median([float(r["read_offset"]) for r in per_repeat])),
                "read_length": int(median([float(r["read_length"]) for r in per_repeat])),
                "bytes_read": int(median([float(r["bytes_read"]) for r in per_repeat])),
            }
            relative_expert_throughput_pct = (
                100.0
                if len(miss_ids) == 0
                else pct(baseline_compute_ms, float(summary["wall_ms"]))
            )
            summary.update(
                {
                    "wall_pct_of_compute": pct(float(summary["wall_ms"]), baseline_compute_ms),
                    "compute_sum_pct_of_compute": pct(float(summary["compute_sum_ms"]), baseline_compute_ms),
                    "read_sum_pct_of_compute": pct(float(summary["read_sum_ms"]), baseline_compute_ms),
                    "read_union_pct_of_compute": pct(float(summary["read_union_ms"]), baseline_compute_ms),
                    "read_exposed_pct_of_compute": pct(float(summary["read_exposed_ms"]), baseline_compute_ms),
                    "read_overlap_pct_of_compute": pct(float(summary["read_overlap_ms"]), baseline_compute_ms),
                    "relative_expert_throughput_pct": relative_expert_throughput_pct,
                    "relative_expert_compute_util_pct": relative_expert_throughput_pct,
                    "relative_mfu_pct": relative_expert_throughput_pct,
                }
            )
            summary_rows.append(summary)
            print(
                f"{hit_count:>3} {len(miss_ids):>4} "
                f"{summary['wall_pct_of_compute']:>6.1f} "
                f"{summary['compute_sum_pct_of_compute']:>8.1f} "
                f"{summary['read_sum_pct_of_compute']:>6.1f} "
                f"{summary['read_exposed_pct_of_compute']:>13.1f} "
                f"{summary['read_overlap_pct_of_compute']:>8.1f} "
                f"{summary['relative_expert_throughput_pct']:>8.1f}"
            )

    detail_csv = args.output_dir / f"{prefix}_detail.csv"
    summary_csv = args.output_dir / f"{prefix}_summary.csv"
    summary_json = args.output_dir / f"{prefix}_summary.json"
    plot_path = args.output_dir / f"{prefix}.png"
    write_csv(detail_csv, detail_rows)
    write_csv(summary_csv, summary_rows)
    summary_json.write_text(
        json.dumps(
            {
                "config": {
                    "storage_root": str(args.storage_root),
                    "compact_pack_file": str(pack_file),
                    "compact_pack_format": pack_format,
                    "compact_pack_bytes": pack_file.stat().st_size,
                    "bytes_per_expert": bytes_per_expert,
                    "compact_pack_direct_io": True,
                    "model_root": str(args.model_root),
                    "compute_backend": args.compute_backend,
                    "layer_index": args.layer_index,
                    "expert_ids": args.expert_ids,
                    "precision_bits": args.precision_bits,
                    "tokens": args.tokens,
                    "repeats": args.repeats,
                    "baseline_repeats": args.baseline_repeats,
                    "warmup": args.warmup,
                    "loader_workers": args.loader_workers,
                    "torch_threads": args.torch_threads,
                    "numa_node": args.numa_node,
                    "drop_cache": not args.no_drop_cache,
                    "python": sys.executable,
                    "torch": torch.__version__,
                },
                "baseline_compute_ms_samples": baseline_samples,
                "summary": summary_rows,
                "checksum": checksum,
            },
            indent=2,
        )
        + "\n"
    )
    output_stem = plot_path.with_suffix("")
    plot_result = run_styled_plot_script(summary_csv, output_stem)
    if plot_result is None:
        plot_result = maybe_plot(plot_path, summary_rows)
    print(f"detail_csv={detail_csv}")
    print(f"summary_csv={summary_csv}")
    print(f"summary_json={summary_json}")
    print(f"plot={plot_result}")
    return 0


if __name__ == "__main__":
    raise SystemExit(main())
